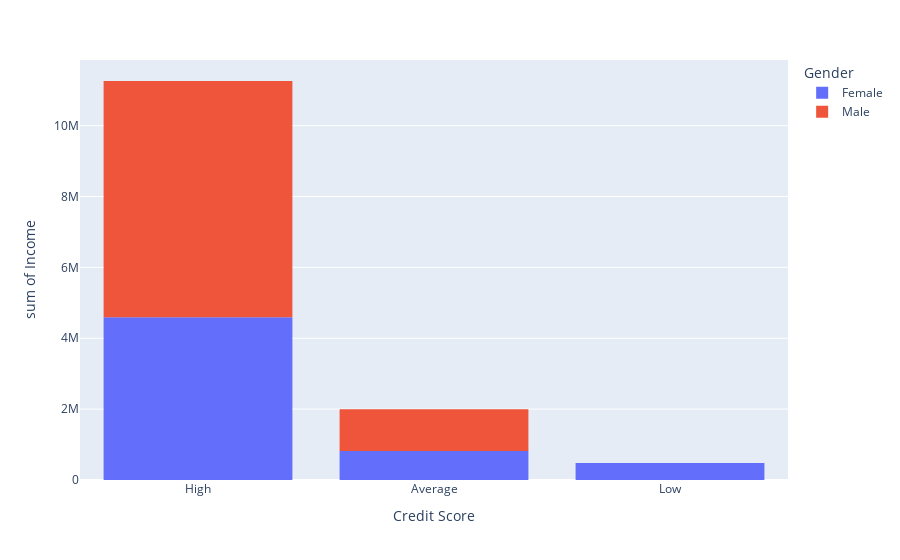

The cell this chart's notebook holds for it:
### Code cell
# 2) Existe uma correlação entre o gênero, salário e o score de crédito?
fig = px.histogram(df, x='Credit Score',y='Income', color='Gender')
fig.show()

# Aqui podemos fazer uma relação intessante. Apesar de pessoas com score de crédito alta ser bem balanceado entre homens e mulheres, pessoas com socore de crédito baixo tendem a ser mulheres.

### Figure 1 — Plotly figure (JSON) as saved in the notebook; plotly's stock layout.template omitted (floating-point values rounded to 4 significant figures)
{"data": [{"alignmentgroup": "True", "bingroup": "x", "histfunc": "sum", "hovertemplate": "Gender=Female<br>Credit Score=%{x}<br>sum of Income=%{y}<extra></extra>", "legendgroup": "Female", "marker": {"color": "#636efa", "pattern": {"shape": ""}}, "name": "Female", "offsetgroup": "Female", "orientation": "v", "showlegend": true, "type": "histogram", "x": ["High", "High", "High", "Average", "High", "High", "Low", "High", "High", "Low", "High", "High", "Low", "High", "High", "Average", "High", "High", "Average", "High", "High", "Low", "High", "High", "Low", "High", "High", "Low", "High", "High", "Average", "High", "Average", "High", "High", "Average", "High", "High", "Low", "High", "High", "Low", "High", "High", "Low", "High", "High", "Average", "High", "Average", "High", "High", "Average", "High", "High", "Low", "High", "High", "Low", "High", "High", "Low", "High", "High", "Average", "High", "Average", "High", "High", "Average", "Average", "Average", "High", "High", "Average", "High", "High", "Low", "High", "High", "Low", "High", "High", "Low", "High", "High"], "xaxis": "x", "y": [50000, 75000, 100000, 40000, 80000, 90000, 35000, 70000, 85000, 30000, 65000, 70000, 25000, 60000, 65000, 55000, 80000, 105000, 45000, 85000, 95000, 37500, 72500, 90000, 32500, 67500, 82500, 27500, 62500, 77500, 57500, 85000, 60000, 90000, 110000, 47500, 90000, 97500, 37500, 75000, 95000, 32500, 67500, 85000, 27500, 62500, 77500, 57500, 85000, 62500, 90000, 115000, 50000, 95000, 102500, 37500, 77500, 97500, 32500, 67500, 87500, 27500, 62500, 77500, 57500, 85000, 60000, 90000, 82000, 55000, 68000, 55000, 80000, 105000, 45000, 85000, 95000, 37500, 72500, 90000, 32500, 67500, 82500, 27500, 62500, 77500], "yaxis": "y"}, {"alignmentgroup": "True", "bingroup": "x", "histfunc": "sum", "hovertemplate": "Gender=Male<br>Credit Score=%{x}<br>sum of Income=%{y}<extra></extra>", "legendgroup": "Male", "marker": {"color": "#EF553B", "pattern": {"shape": ""}}, "name": "Male", "offsetgroup": "Male", "orientation": "v", "showlegend": true, "type": "histogram", "x": ["High", "High", "High", "Average", "High", "High", "Average", "High", "High", "Average", "High", "High", "Average", "High", "High", "High", "High", "Average", "High", "High", "Average", "High", "High", "Average", "High", "High", "Average", "High", "High", "High", "High", "High", "Average", "High", "High", "Average", "High", "High", "Average", "High", "High", "Average", "High", "High", "High", "High", "High", "Average", "High", "High", "Average", "High", "High", "Average", "High", "High", "Average", "High", "High", "High", "Average", "High", "High", "High", "High", "High", "High", "Average", "High", "High", "Average", "High", "High", "Average", "High", "High", "Average", "High"], "xaxis": "x", "y": [100000, 125000, 150000, 60000, 105000, 135000, 55000, 95000, 125000, 50000, 80000, 115000, 45000, 75000, 105000, 130000, 155000, 65000, 110000, 140000, 57500, 100000, 130000, 52500, 92500, 122500, 47500, 87500, 112500, 117500, 142500, 160000, 67500, 115000, 145000, 57500, 105000, 135000, 52500, 92500, 125000, 47500, 87500, 112500, 117500, 142500, 162500, 70000, 120000, 150000, 57500, 110000, 137500, 52500, 95000, 127500, 47500, 87500, 112500, 117500, 75000, 95000, 85000, 105000, 105000, 130000, 155000, 65000, 110000, 140000, 57500, 100000, 130000, 52500, 92500, 122500, 47500, 87500], "yaxis": "y"}], "layout": {"barmode": "relative", "legend": {"title": {"text": "Gender"}, "tracegroupgap": 0}, "margin": {"t": 60}, "xaxis": {"anchor": "y", "domain": [0, 1], "title": {"text": "Credit Score"}}, "yaxis": {"anchor": "x", "domain": [0, 1], "title": {"text": "sum of Income"}}}}
